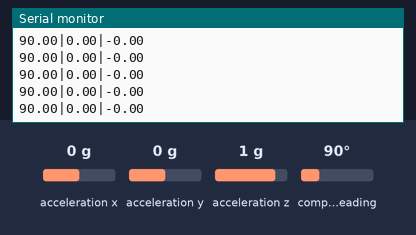
Simulated run of this sketch. Board: Arduino Uno, built with avr-gcc and run on an emulated ATmega328P. On the bench: the last lines printed to the serial monitor. Inputs (shaded band) come from the test bench; at power-on: acceleration x 0 g, acceleration y 0 g, acceleration z 1 g, compass heading 90°.

Above: at 1.8 s.
1.9 s: acceleration x set to -1.4 g
At 1.92 s:
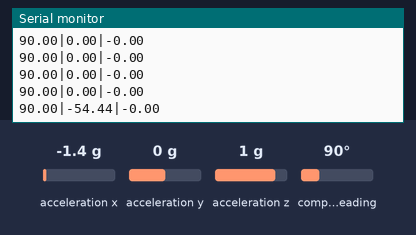
3.4 s: acceleration y set to -1.4 g
At 3.45 s:
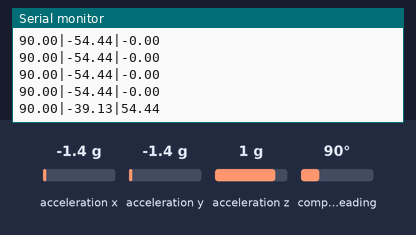
4.9 s: acceleration z set to -1.4 g
At 4.98 s:
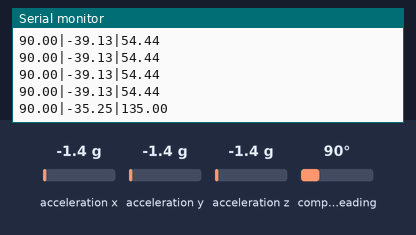
6.4 s: compass heading set to 7°
At 6.51 s:
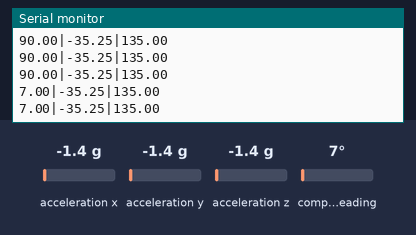
Timing chart, 0 to 8.9 s (numbered marks = the images above; inputs shaded):
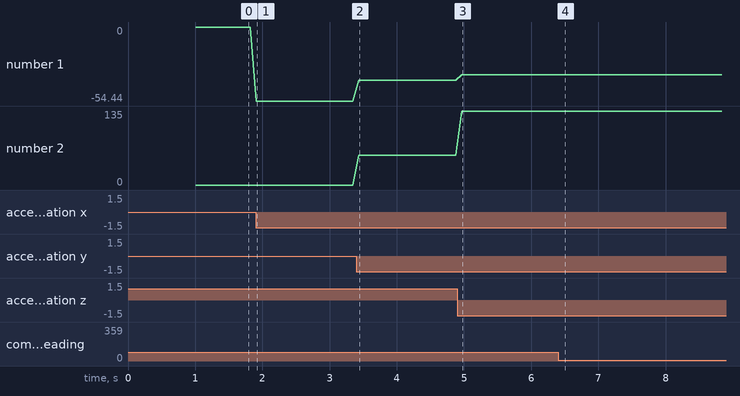

Measured:
- after the input at 1.9 s, the serial monitor: prints a new line at once (image 1)
- after the input at 3.4 s, the serial monitor: prints a new line at once (image 2)
- after the input at 4.9 s, the serial monitor: prints a new line after 0.07 s (image 3)
- after the input at 6.4 s, the serial monitor: prints a new line at once (image 4)
- plotted number 1: 0 → -54.44 after the input at 1.9 s, -54.44 → -39.13 after the input at 3.4 s, -39.13 → -35.25 after the input at 4.9 s
- plotted number 2: 0 → 54.44 after the input at 3.4 s, 54.44 → 135 after the input at 4.9 s

The sketch:

Project10.ino
```cpp
#include <Arduino_FreeRTOS.h>
#include <Wire.h>
#include <Adafruit_Sensor.h>
#include <Adafruit_BNO055.h>
#include <utility/imumaths.h>

Adafruit_BNO055 bno = Adafruit_BNO055(55);

void TaskYawPitchRoll( void *pvParameters );
void WireToRPi(void *param);
char yaw[32];
char pitch[32];
char roll[32];
char data[256];

int addr = 0x28;

void setup(void)
{
  Serial.begin(9600);
  Wire.begin(addr);

  while (!Serial) {
    ; // wait for serial port to connect
  }

  Serial.println("Orientation Sensor Test"); Serial.println("");

  // Create RTOS Task
  xTaskCreate(TaskYawPitchRoll
    ,  "YawPitchRoll"   // Name
    ,  256  // Stack size
    ,  NULL
    ,  2  // priority
    ,  NULL );

     // Create RTOS Task
  xTaskCreate(WireToRPi
    ,  "Wire"   // Name
    ,  256  // Stack size
    ,  NULL
    ,  1  // priority
    ,  NULL );

}

void loop(void)
{
  // Empty on purpose
}

void WireToRPi (void *param) {
  (void) param;

  Wire.onRequest(sendM);

  for(;;) {}
}

void sendM() {
  Wire.write(data);
}

void TaskYawPitchRoll( void *pvParameters ) {
  (void) pvParameters;

  /* Initialise the sensor */
  while(!bno.begin())
  {
    /* There was a problem detecting the BNO055 ... check your connections */
    Serial.println("Ooops, no BNO055 detected ... Check your wiring or I2C ADDR!");
    delay(1000);
  }

  delay(1000);

  bno.setExtCrystalUse(true);

  // Loop
  for(;;) {
    /* Get a new sensor event */
    sensors_event_t event;
    bno.getEvent(&event);

    dtostrf(event.orientation.x, 0, 2, yaw);
    dtostrf(event.orientation.y, 0, 2, pitch);
    dtostrf(event.orientation.z, 0, 2, roll);
    sprintf(data, "%s|%s|%s", yaw, pitch, roll);
    Serial.println(data);
    vTaskDelay(5);
  }
}
```
